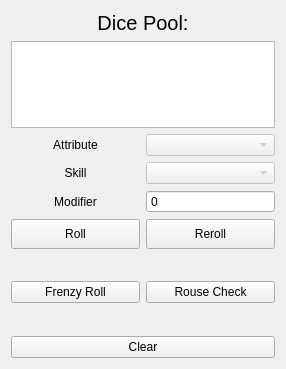
<?xml version="1.0" encoding="UTF-8"?>
<ui version="4.0">
 <class>DiceRoller</class>
 <widget class="QWidget" name="DiceRoller">
  <property name="geometry">
   <rect>
    <x>0</x>
    <y>0</y>
    <width>286</width>
    <height>369</height>
   </rect>
  </property>
  <property name="sizePolicy">
   <sizepolicy hsizetype="Ignored" vsizetype="Expanding">
    <horstretch>0</horstretch>
    <verstretch>0</verstretch>
   </sizepolicy>
  </property>
  <property name="windowTitle">
   <string>Form</string>
  </property>
  <property name="styleSheet">
   <string notr="true"/>
  </property>
  <layout class="QVBoxLayout" name="verticalLayout">
   <property name="sizeConstraint">
    <enum>QLayout::SetDefaultConstraint</enum>
   </property>
   <item>
    <widget class="QLabel" name="label_4">
     <property name="font">
      <font>
       <pointsize>15</pointsize>
      </font>
     </property>
     <property name="text">
      <string>Dice Pool:</string>
     </property>
     <property name="alignment">
      <set>Qt::AlignCenter</set>
     </property>
    </widget>
   </item>
   <item>
    <widget class="QTextBrowser" name="textBrowser">
     <property name="sizePolicy">
      <sizepolicy hsizetype="Minimum" vsizetype="Maximum">
       <horstretch>0</horstretch>
       <verstretch>0</verstretch>
      </sizepolicy>
     </property>
     <property name="maximumSize">
      <size>
       <width>16777215</width>
       <height>100</height>
      </size>
     </property>
    </widget>
   </item>
   <item>
    <layout class="QHBoxLayout" name="horizontalLayout">
     <property name="sizeConstraint">
      <enum>QLayout::SetDefaultConstraint</enum>
     </property>
     <item>
      <widget class="QLabel" name="label">
       <property name="sizePolicy">
        <sizepolicy hsizetype="Preferred" vsizetype="Preferred">
         <horstretch>0</horstretch>
         <verstretch>0</verstretch>
        </sizepolicy>
       </property>
       <property name="text">
        <string>Attribute</string>
       </property>
       <property name="alignment">
        <set>Qt::AlignCenter</set>
       </property>
      </widget>
     </item>
     <item>
      <widget class="QComboBox" name="attributeComboBox">
       <property name="enabled">
        <bool>false</bool>
       </property>
      </widget>
     </item>
    </layout>
   </item>
   <item>
    <layout class="QHBoxLayout" name="horizontalLayout_2">
     <property name="sizeConstraint">
      <enum>QLayout::SetDefaultConstraint</enum>
     </property>
     <item>
      <widget class="QLabel" name="label_2">
       <property name="sizePolicy">
        <sizepolicy hsizetype="Preferred" vsizetype="Preferred">
         <horstretch>0</horstretch>
         <verstretch>0</verstretch>
        </sizepolicy>
       </property>
       <property name="text">
        <string>Skill</string>
       </property>
       <property name="alignment">
        <set>Qt::AlignCenter</set>
       </property>
      </widget>
     </item>
     <item>
      <widget class="QComboBox" name="skillComboBox">
       <property name="enabled">
        <bool>false</bool>
       </property>
       <property name="sizeAdjustPolicy">
        <enum>QComboBox::AdjustToContents</enum>
       </property>
      </widget>
     </item>
    </layout>
   </item>
   <item>
    <layout class="QHBoxLayout" name="horizontalLayout_3">
     <property name="sizeConstraint">
      <enum>QLayout::SetDefaultConstraint</enum>
     </property>
     <item>
      <widget class="QLabel" name="label_3">
       <property name="sizePolicy">
        <sizepolicy hsizetype="Preferred" vsizetype="Preferred">
         <horstretch>0</horstretch>
         <verstretch>0</verstretch>
        </sizepolicy>
       </property>
       <property name="text">
        <string>Modifier</string>
       </property>
       <property name="alignment">
        <set>Qt::AlignCenter</set>
       </property>
      </widget>
     </item>
     <item>
      <widget class="QSpinBox" name="diceModifier">
       <property name="buttonSymbols">
        <enum>QAbstractSpinBox::NoButtons</enum>
       </property>
       <property name="correctionMode">
        <enum>QAbstractSpinBox::CorrectToNearestValue</enum>
       </property>
      </widget>
     </item>
    </layout>
   </item>
   <item>
    <layout class="QHBoxLayout" name="horizontalLayout_4">
     <item>
      <widget class="QPushButton" name="rollButton">
       <property name="sizePolicy">
        <sizepolicy hsizetype="Minimum" vsizetype="Fixed">
         <horstretch>0</horstretch>
         <verstretch>0</verstretch>
        </sizepolicy>
       </property>
       <property name="minimumSize">
        <size>
         <width>0</width>
         <height>30</height>
        </size>
       </property>
       <property name="text">
        <string>Roll</string>
       </property>
      </widget>
     </item>
     <item>
      <widget class="QPushButton" name="rerollButton">
       <property name="sizePolicy">
        <sizepolicy hsizetype="Minimum" vsizetype="Fixed">
         <horstretch>0</horstretch>
         <verstretch>0</verstretch>
        </sizepolicy>
       </property>
       <property name="minimumSize">
        <size>
         <width>0</width>
         <height>30</height>
        </size>
       </property>
       <property name="text">
        <string>Reroll</string>
       </property>
      </widget>
     </item>
    </layout>
   </item>
   <item>
    <layout class="QHBoxLayout" name="Rolls">
     <property name="sizeConstraint">
      <enum>QLayout::SetDefaultConstraint</enum>
     </property>
    </layout>
   </item>
   <item>
    <spacer name="verticalSpacer_2">
     <property name="orientation">
      <enum>Qt::Vertical</enum>
     </property>
     <property name="sizeType">
      <enum>QSizePolicy::Preferred</enum>
     </property>
     <property name="sizeHint" stdset="0">
      <size>
       <width>20</width>
       <height>40</height>
      </size>
     </property>
    </spacer>
   </item>
   <item>
    <layout class="QHBoxLayout" name="horizontalLayout_5">
     <item>
      <widget class="QPushButton" name="frenzyRollButton">
       <property name="text">
        <string>Frenzy Roll</string>
       </property>
      </widget>
     </item>
     <item>
      <widget class="QPushButton" name="rouseRollButton">
       <property name="text">
        <string>Rouse Check</string>
       </property>
      </widget>
     </item>
    </layout>
   </item>
   <item>
    <layout class="QHBoxLayout" name="rouseFrenzyRolls"/>
   </item>
   <item>
    <spacer name="verticalSpacer">
     <property name="orientation">
      <enum>Qt::Vertical</enum>
     </property>
     <property name="sizeHint" stdset="0">
      <size>
       <width>20</width>
       <height>40</height>
      </size>
     </property>
    </spacer>
   </item>
   <item>
    <widget class="QPushButton" name="clearDices">
     <property name="text">
      <string>Clear</string>
     </property>
    </widget>
   </item>
  </layout>
 </widget>
 <resources/>
 <connections/>
</ui>
